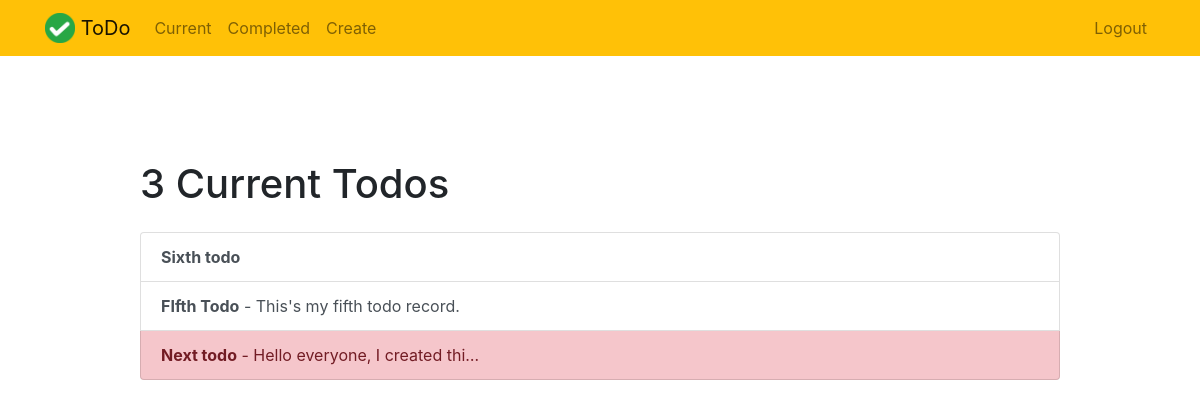
/current/ (signed in), run on an earlier commit of the app's database.
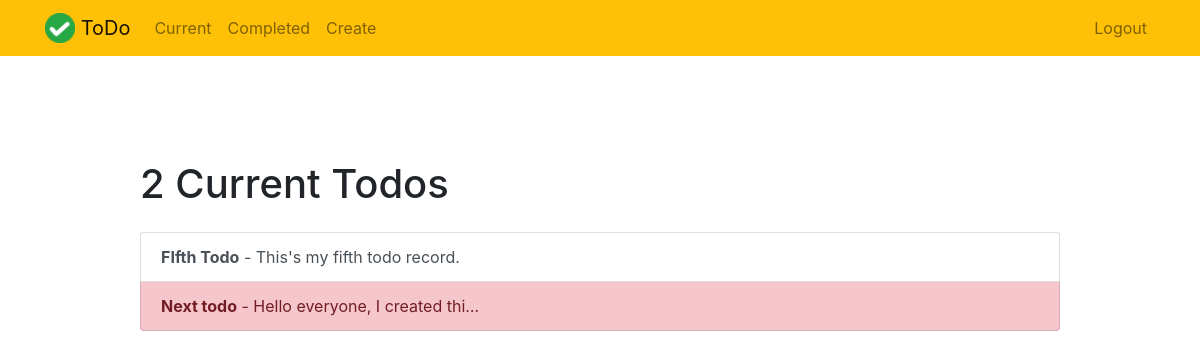
And on a later commit of the database.
### todo/models.py (models this page shows, shortened)
class Todo(models.Model):
    title = models.CharField(max_length=255)
    slug = models.SlugField(max_length=80, unique=True, verbose_name='URL')
    memo = models.TextField(blank=True)
    created = models.DateTimeField(auto_now_add=True)
    datecompleted = models.DateTimeField(null=True, blank=True)
    important = models.BooleanField(default=False)
    user = models.ForeignKey(User, on_delete=models.CASCADE)
    class Meta:
        ordering = ['-created']
    def get_absolute_url(self):
        return reverse_lazy('todo:view_todo', kwargs={'slug': self.slug})

### todo/views.py (the view)
# urls.py: path('current/', views.currenttodo, name='currenttodo'),
@login_required
def currenttodo(request):
    todos = Todo.objects.filter(user=request.user, datecompleted__isnull=True)
    return render(request, 'todo/currenttodo.html', {'todos': todos})

### todo/templates/todo/currenttodo.html (shortened to what this page needs)
{% extends "todo/base.html" %}
{% block content %}
<div class="col-md-10">
    {% if todos %}
    <h1>{{ todos.count }} Current Todo{{ todos.count|pluralize }}</h1>
    {% else %}
    <h1>Current Todos</h1>
    {% endif %}
</div>
<br>
<br>
<br>
<div class="col-md-10">
    {% if todos %}
    <div class="list-group">
        {% for todo in todos %}
        <a href="{{ todo.get_absolute_url }}"
           class="list-group-item list-group-item-action{% if todo.important %} list-group-item-danger{% endif %}">
            <b>{{ todo.title }}</b>{% if todo.memo %} -
            {{ todo.memo|truncatechars:30 }}{% endif %}
        </a>
        {% endfor %}
    </div>
    {% endif %}
</div>
{% endblock %}

What changed in the data, as far as the page shows it:
removed Todo: title "Sixth todo"
Also different on the page:
{{ todos.count }}: "3" → "2"
